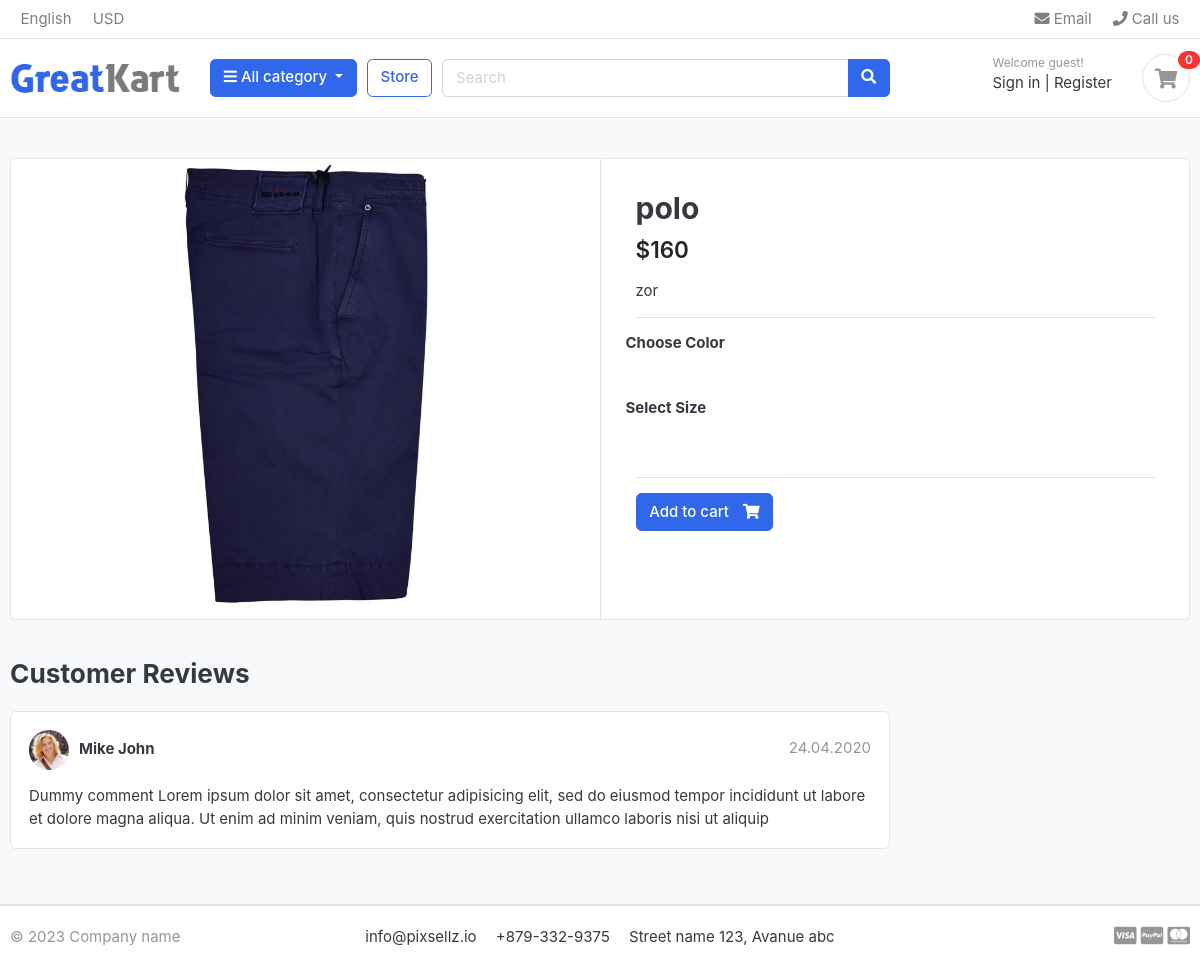
The page /store/category/polo/shim/ on the database its author committed.
### store/models.py (models this page shows, shortened)
class Product(models.Model):
    slug = models.SlugField(max_length=200, unique=True)
    product_name = models.CharField(max_length=200, unique=True)
    description = models.TextField(blank=True)
    price = models.IntegerField()
    images = models.ImageField(upload_to='photos/products')
    stock = models.IntegerField()
    is_available = models.BooleanField(default=True)
    category = models.ForeignKey(Category, on_delete=models.CASCADE)
    created_date = models.DateTimeField(auto_now_add=True)
    modified_date = models.DateTimeField(auto_now=True)

### store/views.py (the view)
# urls.py: path('category/<slug:category_slug>/<slug:product_slug>/', views.product_detail, name='product_detail'),
def product_detail(request, category_slug, product_slug):
    product = Product.objects.get(category__slug=category_slug, slug=product_slug)
    context = {
        "product": product,
    }
    return render(request, 'store/product_detail.html', context)

### carts/context_processors.py (called while the page is built)
def cart_item_counter(request):
    cart_count = 0
    if 'admin' in request.path:
        return {}
    else:
        try:
            cart = Cart.objects.filter(cart_id=get_cart_session(request))
            cart_items = CartItem.objects.filter(cart=cart[:1])
            for cart_item in cart_items:
                cart_count += cart_item.quantity
        except:
            cart_count = 0
    return dict(cart_count=cart_count)

### carts/views.py (called while the page is built)
def get_cart_session(request):
    cart = request.session.session_key
    if not cart:
        cart = request.session.create()
    return cart

### category/context_processors.py (called while the page is built)
def menu_category_list(request):
    category = Category.objects.all()
    return dict(category=category)

### category/models.py (called while the page is built)
    def get_url(self):
        return reverse('product_by_category', args=[self.slug])

### store/models.py (called while the page is built)
    def colors(self):
        return super(VariationManager, self).filter(variation_category='color', is_active=True)

    def sizes(self):
        return super(VariationManager, self).filter(variation_category='size', is_active=True)

### templates/store/product_detail.html (shortened to what this page needs)
{% extends 'base.html' %}
{% block content %}
<section class="section-content padding-y bg">
		<div class="container">
			<div class="card">
				<div class="row no-gutters">
					<aside class="col-md-6">
						<article class="gallery-wrap">
							<div class="img-big-wrap">
								<a href="#"><img src="{{ product.images.url }}"></a>
							</div>
						</article>
					</aside>
					<main class="col-md-6 border-left">
						<article class="content-body">
							<h2 class="title">{{ product.product_name }}</h2>
							<div class="mb-3">
								<var class="price h4">${{ product.stock }}</var>
							</div>
							<p>{{ product.description }}</p>
							<hr>
								<div class="row">
									<div class="item-option-select">
										<h6>Choose Color</h6>
									</div>
								</div>
								<div class="row">
									<div class="item-option-select">
										<h6>Select Size</h6>
									</div>
								</div>
								<hr>
								<button onclick="addProduct(this);" data-product_id="{{ product.id }}" class="btn  btn-primary"> <span class="text">Add to
										cart</span> <i class="fas fa-shopping-cart"></i> </button>
						</article>
					</main>
				</div>
			</div>
			<br>
			<div class="row">
				<div class="col-md-9">
					<header class="section-heading">
						<h3>Customer Reviews </h3>
					</header>
					<article class="box mb-3">
						<div class="icontext w-100">
							<img src="./images/avatars/avatar1.jpg" class="img-xs icon rounded-circle">
							<div class="text">
								<span class="date text-muted float-md-right">24.04.2020 </span>
								<h6 class="mb-1">Mike John </h6>
							</div>
						</div>
						<div class="mt-3">
							<p>
								Dummy comment Lorem ipsum dolor sit amet, consectetur adipisicing elit, sed do eiusmod
								tempor incididunt ut labore et dolore magna aliqua. Ut enim ad minim veniam,
								quis nostrud exercitation ullamco laboris nisi ut aliquip
							</p>
						</div>
					</article>
				</div>
			</div>
		</div>
	</section>
{% endblock %}

### static/css/ui.css (style rules this page uses)
html { font-family: "Inter", sans-serif; font-size: 15px; }
.content-body { flex: 1 1 auto; padding: 2rem 2.3rem; }
.img-xs, .img-sm, .img-md, .img-lg { -o-object-fit: cover; object-fit: cover; flex-shrink: 0; flex-grow: 0; }
.img-xs { width: 40px; height: 40px; }
.padding-y { padding-top: 40px; padding-bottom: 40px; }
var { font-style: normal; }
article:after, .form-group:after { display: block; clear: both; content: ""; }
.bg { background-color: #f8f9fa; }
.section-heading { margin-bottom: 20px; margin-top: 15px; }
p:last-child { margin-bottom: 0; }
.btn .text + i { margin-left: 10px; }
.icontext { display: inline-flex; align-items: center; vertical-align: middle; }
.icontext .text { width: 100%; line-height: 1.2; }
.icontext .icon { position: relative; margin-right: 10px; flex-shrink: 0; flex-grow: 0; }
.price { font-weight: 600; color: #212529; }
.box { padding: 18px; background: #fff; border-radius: 0.37rem; border: 1px solid #e4e4e4; }
.box img { max-width: 100%; }
.gallery-wrap .img-big-wrap { margin-bottom: 10px; border-radius: 0.37rem; overflow: hidden; background-color: #fff; }
.gallery-wrap .img-big-wrap a { text-align: center; display: block; }
.gallery-wrap .img-big-wrap img { height: 450px; width: auto; display: inline-block; }
.item-option-select { margin-bottom: 1rem; display: inline-block; margin-right: 15px; }

### rows shown on the page
Product: images (picture), product_name "polo", stock "160", description "zor"

### other values the page prints
{{ cart_count }} "0"
